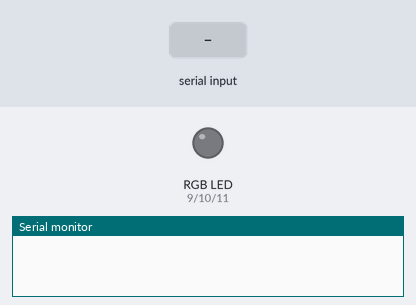
Recording of a sketch running on a simulated Arduino Uno, built with avr-gcc and run on an emulated ATmega328P. On the bench: an RGB LED mixed from three pins (HIGH = lit), the last lines printed to the serial monitor. The inputs (shaded band) are chosen by the test bench. Dim RGB values are drawn brighter than linear.

Above: at 1.2 s.
1.3 s: "R90\n" received over Serial
At 2.2 s:
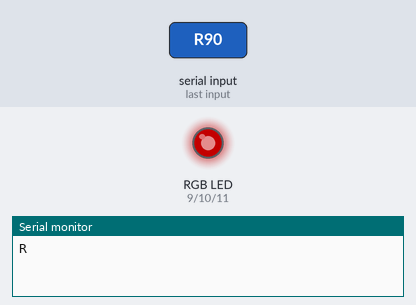
2.8 s: "G90\n" received over Serial
At 3.3 s:
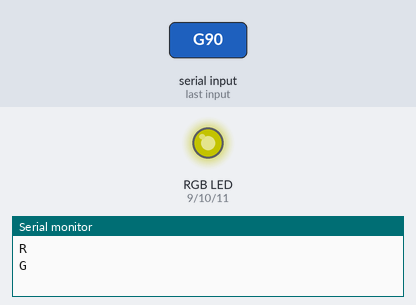
4.3 s: "B90\n" received over Serial
At 5.5 s:
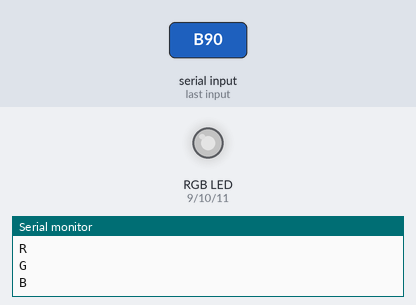
5.8 s: "R,45\n" received over Serial
At 6.8 s:
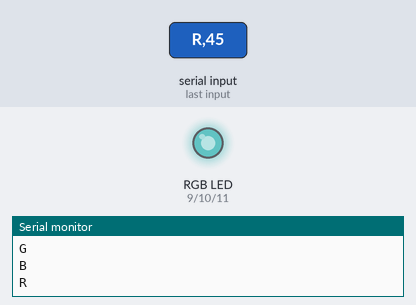
7.3 s: "G,45\n" received over Serial
At 8.0 s:
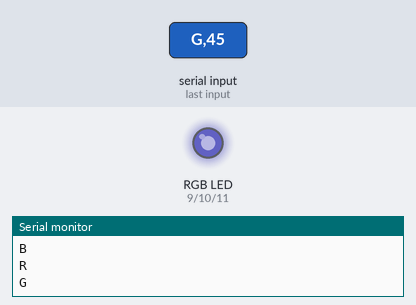
8.8 s: "B,45\n" received over Serial
At 9.1 s:
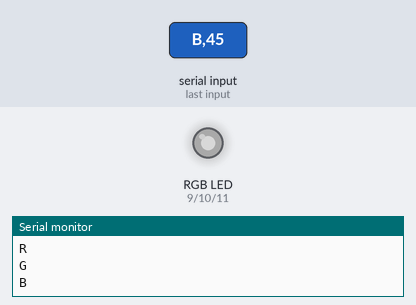
Timing chart, 0 to 11.3 s (numbered marks = the images above; inputs shaded):
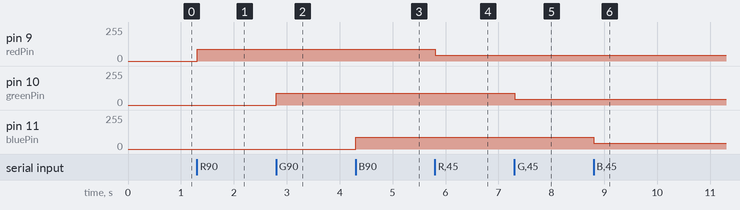

Measured:
- after the input at 1.3 s, pin 9 (redPin): 0/255 → 90/255 at once
- after the input at 2.8 s, pin 10 (greenPin): 0/255 → 90/255 at once
- after the input at 4.3 s, pin 11 (bluePin): 0/255 → 90/255 at once
- after the input at 5.8 s, pin 9 (redPin): 90/255 → 45/255 at once
- after the input at 7.3 s, pin 10 (greenPin): 90/255 → 45/255 at once
- after the input at 8.8 s, pin 11 (bluePin): 90/255 → 45/255 at once

The sketch:

Bluetooth_RGB_Slider.ino
```cpp
const int redPin = 9;    // Pin connected to the red LED
const int greenPin = 10; // Pin connected to the green LED
const int bluePin = 11;  // Pin connected to the blue LED

void setup() {
  Serial.begin(9600);    // Initialize serial communication
  pinMode(redPin, OUTPUT);
  pinMode(greenPin, OUTPUT);
  pinMode(bluePin, OUTPUT);
}

void loop() {
  if (Serial.available() > 0) {
    char command = Serial.read();  // Read the command character
    Serial.println(command);
    if (command == 'R') {
      int redValue = Serial.parseInt();  // Read the red value
      analogWrite(redPin, redValue);     // Set the red LED intensity
    }
    else if (command == 'G') {
      int greenValue = Serial.parseInt();  // Read the green value
      analogWrite(greenPin, greenValue);   // Set the green LED intensity
    }
    else if (command == 'B') {
      int blueValue = Serial.parseInt();   // Read the blue value
      analogWrite(bluePin, blueValue);     // Set the blue LED intensity
    }

    // Read and discard the delimiter "R" after the value
    Serial.read();
  }
}
```
